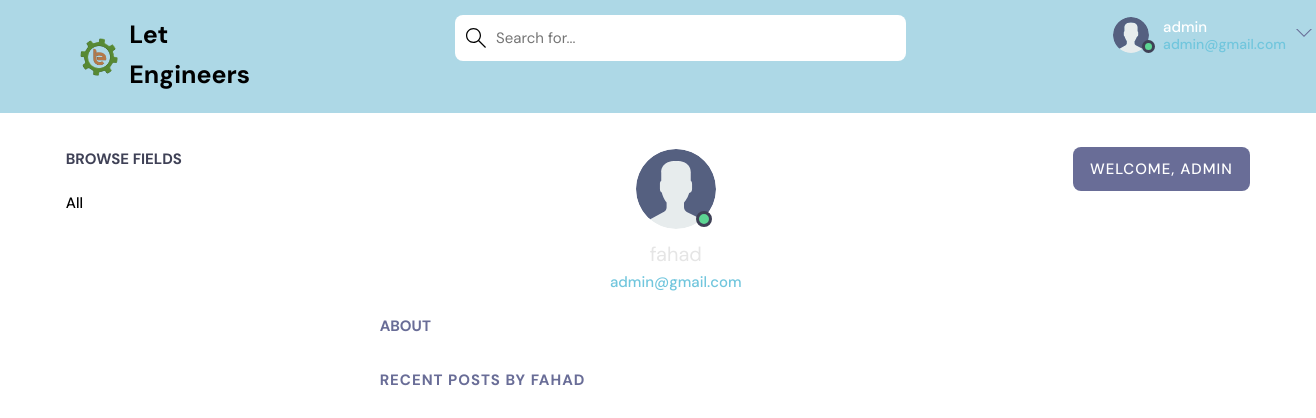
/profile/2/ (signed in), run on an earlier commit of the app's database.
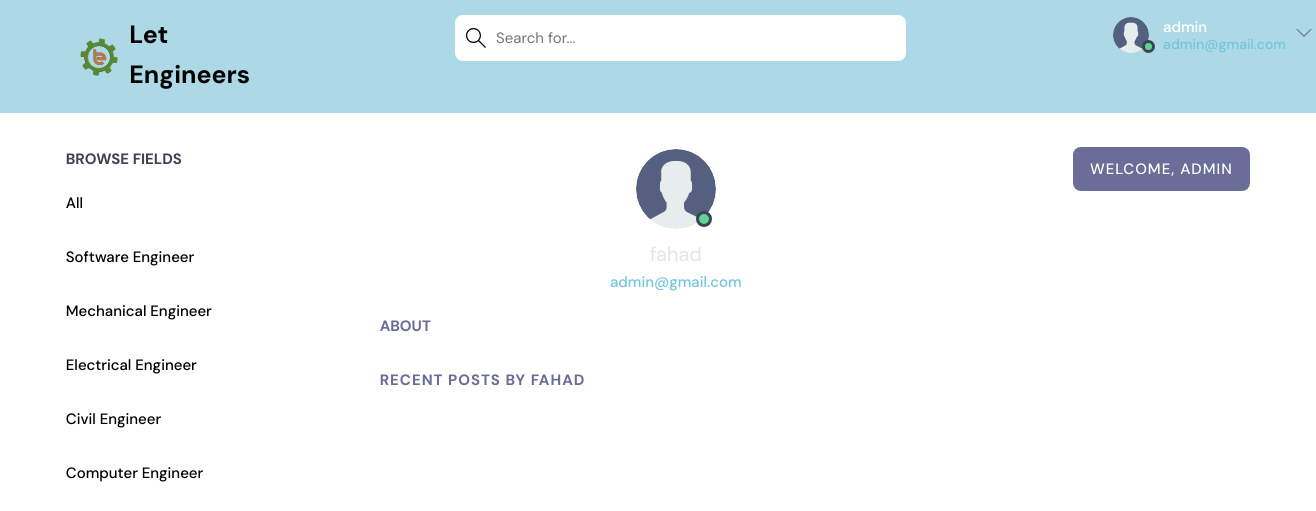
And on a later commit of the database.
### app1/models.py (models this page shows, shortened)
class Topic(models.Model):
    name = models.CharField(max_length=200)

### app1/views.py (the view)
# urls.py: path('profile/<str:pk>/', views.userProfile, name="user-profile"),
@login_required(login_url='index')
def userProfile(request, pk):
    user = User.objects.get(id=pk)
    rooms = user.room_set.all()
    room_messages = user.message_set.all
    topics = Topic.objects.all()
    context = {'user': user, 'rooms': rooms,
               'room_messages': room_messages, 'topics': topics}
    return render(request, 'home_pages/profile.html', context)

### app1/templates/home_pages/profile.html (shortened to what this page needs)
{% extends 'home_pages/main.html' %}
{% load static %}
{% block content %}
  <main class="profile-page layout layout--3">
    <div class="container">
      {% include 'home_pages/topics_component.html' %}
      <div class="roomList">
        <div class="profile">
          <div class="profile__avatar">
            <div class="avatar avatar--large active">
              <img src="{% static 'images/avatar.svg' %}" />
            </div>
          </div>
          <div class="profile__info">
            <h3>{{user.username}}</h3>
            <p>{{request.user.email}}</p>
          </div>
          <div class="profile__about">
            <h3>About</h3>
          </div>
        </div>
        <div class="roomList__header">
          <div>
            <h2>Recent Posts by {{user.username}}</a>
            </h2>
          </div>
        </div>
      </div>
      {% include 'home_pages/activity_component.html' %}
    </div>
  </main>
{% endblock content%}

### app1/templates/home_pages/topics_component.html
<div class="topics">
    <div class="topics__header">
      <h2>Browse Fields</h2>
    </div>
    <ul class="topics__list">
      <li>
        <a href="{% url 'home' %}" >All  </a>
      </li>
      {% for topic in topics %}
      <li>
        <a href="{% url 'home' %}?q={{topic.name}}">{{topic.name}}   </a>
      </li>
      {% endfor %}
    </ul>
  </div>

What changed in the data, as far as the page shows it:
added Topic: name "Software Engineer"
added Topic: name "Mechanical Engineer"
added Topic: name "Electrical Engineer"
added Topic: name "Civil Engineer"
added Topic: name "Computer Engineer"
